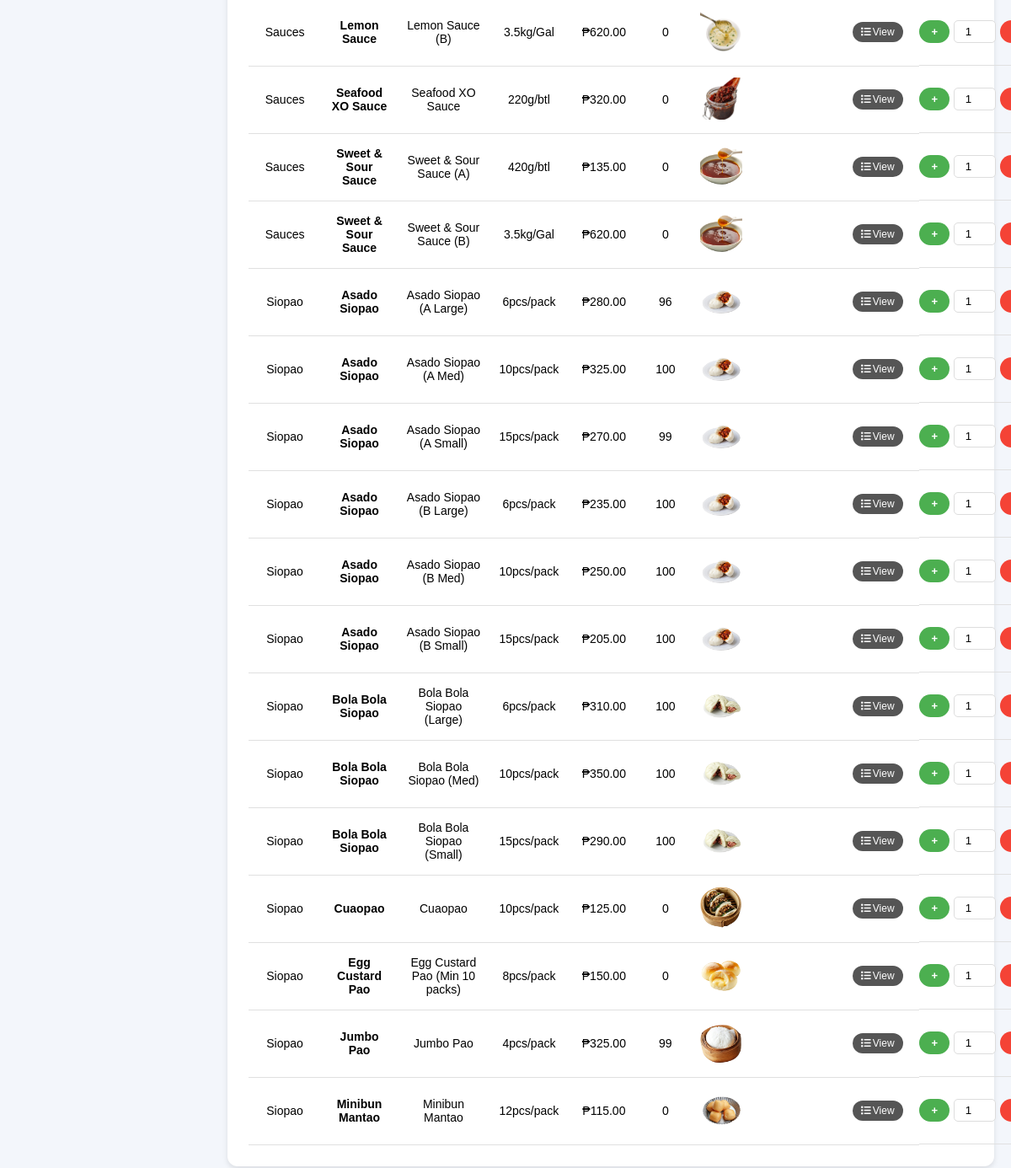
Before: /public/pages/inventory.php (signed in, lower part) with the older database file.
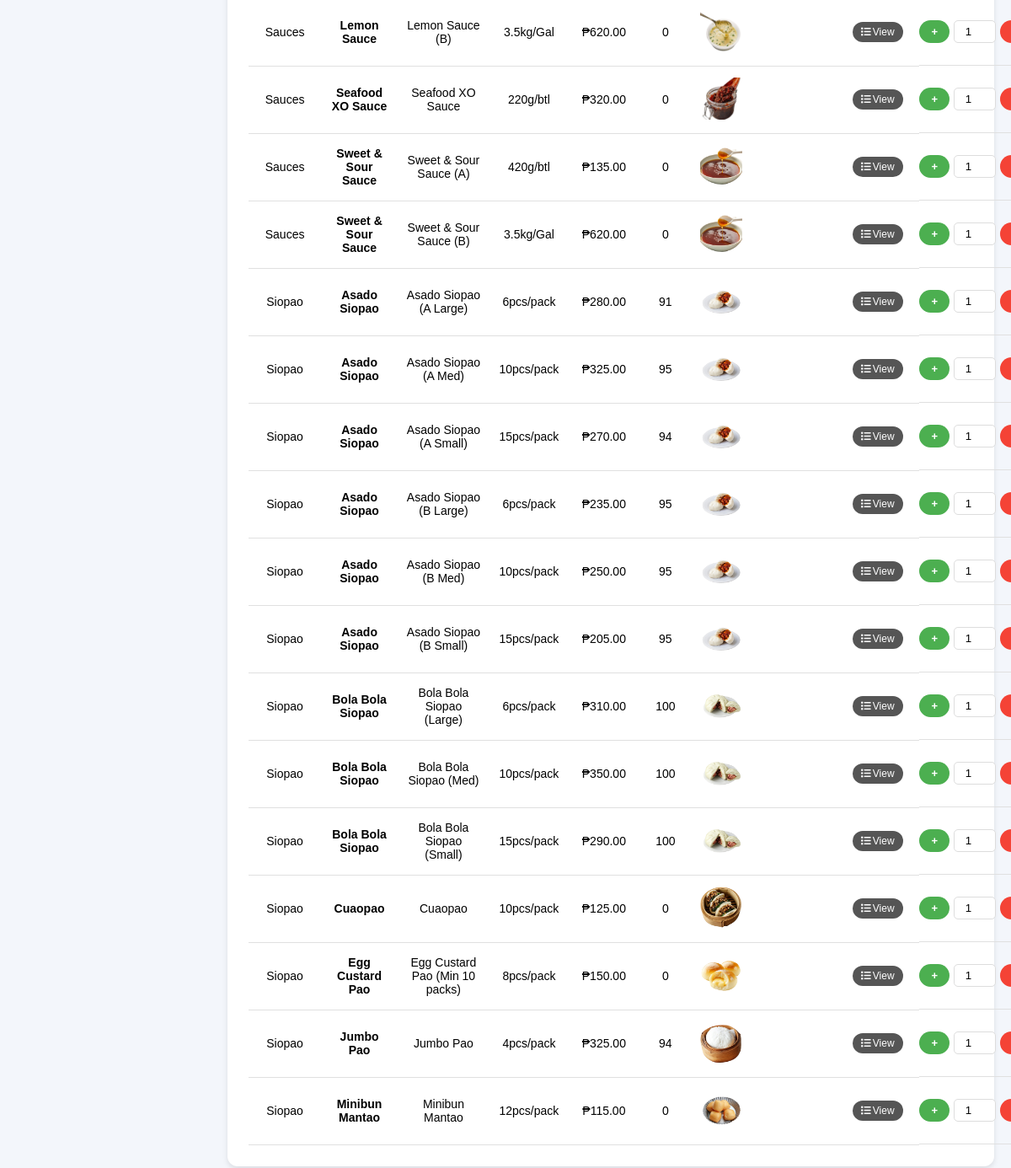
After: the same page with the newer database file.
### tables this page shows
CREATE TABLE `products` (
  `product_id` int(11) NOT NULL,
  `category` varchar(50) NOT NULL,
  `product_name` varchar(255) DEFAULT NULL,
  `item_description` varchar(255) NOT NULL,
  `packaging` varchar(50) DEFAULT NULL,
  `price` decimal(10,2) NOT NULL,
  `stock_quantity` int(11) NOT NULL DEFAULT 0,
  `additional_description` text DEFAULT NULL,
  `product_image` varchar(255) DEFAULT NULL,
  `ingredients` text DEFAULT NULL
);

### public/pages/inventory.php (the view, shortened to what this page needs)
<?php
include "../../backend/db_connection.php";
$active_tab = isset($_GET['tab']) ? $_GET['tab'] : 'company';
$sql = "SELECT DISTINCT product_name FROM products WHERE product_name IS NOT NULL AND product_name != ''
        UNION
        SELECT DISTINCT product_name FROM walkin_products WHERE product_name IS NOT NULL AND product_name != ''
        ORDER BY product_name";
if ($active_tab === 'company') {
    $sql = "SELECT product_id, category, product_name, item_description, packaging, price, stock_quantity, additional_description, product_image FROM products ORDER BY category, product_name, item_description";
} else {
    $sql = "SELECT product_id, category, product_name, item_description, packaging, price, stock_quantity, additional_description, product_image FROM walkin_products ORDER BY category, product_name, item_description";
}
$result = $conn->query($sql);
?>
<!DOCTYPE html>
<html lang="en">
<head>
    <link rel="stylesheet" href="/css/inventory.css">
    <link rel="stylesheet" href="/css/sidebar.css">
    <link rel="stylesheet" href="https://cdnjs.cloudflare.com/ajax/libs/font-awesome/6.4.2/css/all.min.css">
    <link rel="stylesheet" href="https://cdnjs.cloudflare.com/ajax/libs/toastr.js/latest/toastr.min.css">
</head>
<body>
    <?php include '../sidebar.php'; ?>
    <div class="main-content">
        <div class="inventory-table-container">
            <table class="inventory-table">
                <tbody id="inventory-table">
                    <?php
                    if ($result->num_rows > 0) {
                        while ($row = $result->fetch_assoc()) {
                            $data_attributes = "data-category='{$row['category']}'
                                               data-product-id='{$row['product_id']}'
                                               data-product-name='" . htmlspecialchars($row['product_name'] ?? '') . "'
                                               data-item-description='{$row['item_description']}'
                                               data-packaging='{$row['packaging']}'
                                               data-additional-description='" . htmlspecialchars($row['additional_description'] ?? '') . "'";
                            echo "<tr $data_attributes>
                                <td>{$row['category']}</td>
                                <td class='product-name'>" . htmlspecialchars($row['product_name'] ?? '') . "</td>
                                <td>{$row['item_description']}</td>
                                <td>{$row['packaging']}</td>
                                <td>₱" . number_format($row['price'], 2) . "</td>
                                <td id='stock-{$row['product_id']}'>{$row['stock_quantity']}</td>
                                <td class='product-image-cell'>";
                            if (!empty($row['product_image'])) {
                                echo "<img src='" . htmlspecialchars($row['product_image']) . "' alt='Product Image' class='product-img' onclick='openModal(this)'>";
                            } else {
                                echo "<div class='no-image'>No image</div>";
                            }
                            echo "</td>
                                <td class='additional-desc'>" . htmlspecialchars($row['additional_description'] ?? '') . "</td>
                                <td>
                                    <button class='view-ingredients-btn' onclick='viewIngredients({$row['product_id']}, \"" . ($active_tab === 'walkin' ? 'walkin' : 'company') . "\")'>
                                        <i class='fas fa-list'></i> View
                                    </button>
                                </td>
                                <td class='adjust-stock'>
                                    <button class='add-btn' onclick='updateStock({$row['product_id']}, \"add\", \"" . ($active_tab === 'walkin' ? 'walkin' : 'company') . "\")'>+</button>
                                    <input type='number' id='adjust-{$row['product_id']}' min='1' value='1'>
                                    <button class='remove-btn' onclick='updateStock({$row['product_id']}, \"remove\", \"" . ($active_tab === 'walkin' ? 'walkin' : 'company') . "\")'>-</button>
                                </td>
                                <td>
                                    <button class='edit-btn' onclick='editProduct({$row['product_id']}, \"" . ($active_tab === 'walkin' ? 'walkin' : 'company') . "\")'>
                                        <i class='fas fa-edit'></i> Edit
                                    </button>
                                </td>
                            </tr>";
                        }
                    } else {
                        echo "<tr><td colspan='11'>No products found.</td></tr>";
                    }
                    ?>
                </tbody>
            </table>
        </div>
    </div>
</body>
</html>

Changed rows visible on the page:
changed products "Asado Siopao (A Large)": stock_quantity "96" → "91"
changed products "Asado Siopao (A Med)": stock_quantity "100" → "95"
changed products "Asado Siopao (A Small)": stock_quantity "99" → "94"
changed products "Asado Siopao (B Large)": stock_quantity "100" → "95"
changed products "Asado Siopao (B Med)": stock_quantity "100" → "95"
changed products "Asado Siopao (B Small)": stock_quantity "100" → "95"
changed products "Jumbo Pao": stock_quantity "99" → "94"
